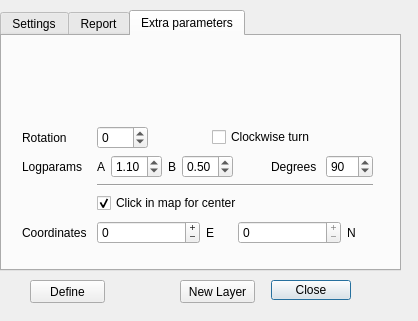
<?xml version="1.0" encoding="UTF-8"?>
<ui version="4.0">
 <class>ArraymakerDialogBase</class>
 <widget class="QDialog" name="ArraymakerDialogBase">
  <property name="geometry">
   <rect>
    <x>0</x>
    <y>0</y>
    <width>418</width>
    <height>321</height>
   </rect>
  </property>
  <property name="windowTitle">
   <string>Arraymaker</string>
  </property>
  <widget class="QDialogButtonBox" name="button_box">
   <property name="geometry">
    <rect>
     <x>10</x>
     <y>280</y>
     <width>341</width>
     <height>20</height>
    </rect>
   </property>
   <property name="orientation">
    <enum>Qt::Horizontal</enum>
   </property>
   <property name="standardButtons">
    <set>QDialogButtonBox::Close</set>
   </property>
   <property name="centerButtons">
    <bool>false</bool>
   </property>
  </widget>
  <widget class="QPushButton" name="PBDefine">
   <property name="geometry">
    <rect>
     <x>30</x>
     <y>280</y>
     <width>75</width>
     <height>23</height>
    </rect>
   </property>
   <property name="text">
    <string>Define</string>
   </property>
  </widget>
  <widget class="QPushButton" name="PBNewLayer">
   <property name="geometry">
    <rect>
     <x>180</x>
     <y>280</y>
     <width>75</width>
     <height>23</height>
    </rect>
   </property>
   <property name="text">
    <string>New Layer</string>
   </property>
  </widget>
  <widget class="QTabWidget" name="tabWidget">
   <property name="geometry">
    <rect>
     <x>0</x>
     <y>10</y>
     <width>401</width>
     <height>261</height>
    </rect>
   </property>
   <property name="currentIndex">
    <number>2</number>
   </property>
   <widget class="QWidget" name="tabSettings">
    <attribute name="title">
     <string>Settings</string>
    </attribute>
    <widget class="QWidget" name="formLayoutWidget">
     <property name="geometry">
      <rect>
       <x>10</x>
       <y>10</y>
       <width>321</width>
       <height>181</height>
      </rect>
     </property>
     <layout class="QFormLayout" name="formLayout">
      <item row="0" column="0">
       <widget class="QLabel" name="label">
        <property name="text">
         <string>Work layer</string>
        </property>
       </widget>
      </item>
      <item row="0" column="1">
       <widget class="QgsMapLayerComboBox" name="MLWork"/>
      </item>
      <item row="1" column="0">
       <widget class="QLabel" name="label_3">
        <property name="text">
         <string>Value layer</string>
        </property>
       </widget>
      </item>
      <item row="1" column="1">
       <widget class="QgsMapLayerComboBox" name="MLValue">
        <property name="allowEmptyLayer">
         <bool>true</bool>
        </property>
       </widget>
      </item>
      <item row="2" column="0">
       <widget class="QLabel" name="label_4">
        <property name="text">
         <string>Radius</string>
        </property>
       </widget>
      </item>
      <item row="2" column="1">
       <widget class="QSpinBox" name="SBRadius">
        <property name="maximum">
         <number>99999</number>
        </property>
        <property name="value">
         <number>100</number>
        </property>
       </widget>
      </item>
      <item row="3" column="0">
       <widget class="QLabel" name="label_2">
        <property name="text">
         <string>Number of points:</string>
        </property>
       </widget>
      </item>
      <item row="3" column="1">
       <widget class="QSpinBox" name="SBNpoints">
        <property name="maximum">
         <number>999</number>
        </property>
        <property name="value">
         <number>1</number>
        </property>
       </widget>
      </item>
      <item row="4" column="0">
       <widget class="QLabel" name="label_5">
        <property name="text">
         <string>Version</string>
        </property>
       </widget>
      </item>
      <item row="4" column="1">
       <widget class="QSpinBox" name="SBVersion">
        <property name="maximum">
         <number>99999</number>
        </property>
       </widget>
      </item>
      <item row="5" column="0">
       <widget class="QLabel" name="label_6">
        <property name="text">
         <string>Name Base</string>
        </property>
       </widget>
      </item>
      <item row="5" column="1">
       <widget class="QLineEdit" name="LENameBase"/>
      </item>
     </layout>
    </widget>
    <widget class="QWidget" name="horizontalLayoutWidget">
     <property name="geometry">
      <rect>
       <x>10</x>
       <y>200</y>
       <width>381</width>
       <height>31</height>
      </rect>
     </property>
     <layout class="QHBoxLayout" name="horizontalLayout">
      <item>
       <widget class="QRadioButton" name="RBline">
        <property name="text">
         <string>Lines</string>
        </property>
        <attribute name="buttonGroup">
         <string notr="true">buttonGroup</string>
        </attribute>
       </widget>
      </item>
      <item>
       <widget class="QRadioButton" name="RBpoint">
        <property name="text">
         <string>Points</string>
        </property>
        <property name="checked">
         <bool>true</bool>
        </property>
        <attribute name="buttonGroup">
         <string notr="true">buttonGroup</string>
        </attribute>
       </widget>
      </item>
      <item>
       <widget class="QRadioButton" name="RBspiralLog">
        <property name="text">
         <string>Log spiral</string>
        </property>
        <attribute name="buttonGroup">
         <string notr="true">buttonGroup</string>
        </attribute>
       </widget>
      </item>
      <item>
       <widget class="QRadioButton" name="RBspiral">
        <property name="text">
         <string>Spiral</string>
        </property>
        <attribute name="buttonGroup">
         <string notr="true">buttonGroup</string>
        </attribute>
       </widget>
      </item>
      <item>
       <widget class="QRadioButton" name="RBcircle">
        <property name="text">
         <string>Circlearc</string>
        </property>
        <attribute name="buttonGroup">
         <string notr="true">buttonGroup</string>
        </attribute>
       </widget>
      </item>
     </layout>
    </widget>
   </widget>
   <widget class="QWidget" name="tabReport">
    <attribute name="title">
     <string>Report</string>
    </attribute>
    <widget class="QTextEdit" name="TEReport">
     <property name="geometry">
      <rect>
       <x>0</x>
       <y>0</y>
       <width>391</width>
       <height>231</height>
      </rect>
     </property>
     <property name="readOnly">
      <bool>true</bool>
     </property>
     <property name="textInteractionFlags">
      <set>Qt::TextSelectableByKeyboard|Qt::TextSelectableByMouse</set>
     </property>
    </widget>
   </widget>
   <widget class="QWidget" name="tabParameters">
    <attribute name="title">
     <string>Extra parameters</string>
    </attribute>
    <widget class="QWidget" name="gridLayoutWidget">
     <property name="geometry">
      <rect>
       <x>20</x>
       <y>90</y>
       <width>351</width>
       <height>121</height>
      </rect>
     </property>
     <layout class="QGridLayout" name="gridLayout" columnstretch="1,4">
      <item row="3" column="1">
       <widget class="QCheckBox" name="CBClickForCenter">
        <property name="text">
         <string>Click in map for center</string>
        </property>
        <property name="checked">
         <bool>true</bool>
        </property>
       </widget>
      </item>
      <item row="4" column="1">
       <layout class="QHBoxLayout" name="horizontalLayout_2" stretch="4,1,4,1">
        <item>
         <widget class="QSpinBox" name="SBEast">
          <property name="buttonSymbols">
           <enum>QAbstractSpinBox::PlusMinus</enum>
          </property>
          <property name="minimum">
           <number>-10000000</number>
          </property>
          <property name="maximum">
           <number>10000000</number>
          </property>
         </widget>
        </item>
        <item>
         <widget class="QLabel" name="label_9">
          <property name="text">
           <string>E</string>
          </property>
         </widget>
        </item>
        <item>
         <widget class="QSpinBox" name="SBNorth">
          <property name="buttonSymbols">
           <enum>QAbstractSpinBox::PlusMinus</enum>
          </property>
          <property name="suffix">
           <string/>
          </property>
          <property name="minimum">
           <number>0</number>
          </property>
          <property name="maximum">
           <number>0</number>
          </property>
         </widget>
        </item>
        <item>
         <widget class="QLabel" name="label_10">
          <property name="text">
           <string>N</string>
          </property>
         </widget>
        </item>
       </layout>
      </item>
      <item row="4" column="0">
       <widget class="QLabel" name="label_8">
        <property name="text">
         <string>Coordinates</string>
        </property>
       </widget>
      </item>
      <item row="1" column="0">
       <widget class="QLabel" name="label_11">
        <property name="text">
         <string>Logparams</string>
        </property>
       </widget>
      </item>
      <item row="0" column="1">
       <layout class="QHBoxLayout" name="horizontalLayout_3">
        <item>
         <widget class="QSpinBox" name="SBRotation">
          <property name="sizePolicy">
           <sizepolicy hsizetype="Fixed" vsizetype="Fixed">
            <horstretch>0</horstretch>
            <verstretch>0</verstretch>
           </sizepolicy>
          </property>
          <property name="minimum">
           <number>-180</number>
          </property>
          <property name="maximum">
           <number>360</number>
          </property>
         </widget>
        </item>
        <item>
         <spacer name="horizontalSpacer_2">
          <property name="orientation">
           <enum>Qt::Horizontal</enum>
          </property>
          <property name="sizeHint" stdset="0">
           <size>
            <width>40</width>
            <height>20</height>
           </size>
          </property>
         </spacer>
        </item>
        <item>
         <widget class="QCheckBox" name="CBccw">
          <property name="text">
           <string>Clockwise turn</string>
          </property>
         </widget>
        </item>
        <item>
         <spacer name="horizontalSpacer">
          <property name="orientation">
           <enum>Qt::Horizontal</enum>
          </property>
          <property name="sizeHint" stdset="0">
           <size>
            <width>40</width>
            <height>20</height>
           </size>
          </property>
         </spacer>
        </item>
       </layout>
      </item>
      <item row="0" column="0">
       <widget class="QLabel" name="label_7">
        <property name="text">
         <string>Rotation</string>
        </property>
       </widget>
      </item>
      <item row="1" column="1">
       <layout class="QHBoxLayout" name="horizontalLayout_4">
        <item>
         <widget class="QLabel" name="label_12">
          <property name="text">
           <string>A</string>
          </property>
         </widget>
        </item>
        <item>
         <widget class="QDoubleSpinBox" name="SBaVal">
          <property name="maximum">
           <double>2.000000000000000</double>
          </property>
          <property name="value">
           <double>1.100000000000000</double>
          </property>
         </widget>
        </item>
        <item>
         <widget class="QLabel" name="label_13">
          <property name="text">
           <string>B</string>
          </property>
         </widget>
        </item>
        <item>
         <widget class="QDoubleSpinBox" name="SBbVal">
          <property name="maximum">
           <double>2.000000000000000</double>
          </property>
          <property name="value">
           <double>0.500000000000000</double>
          </property>
         </widget>
        </item>
        <item>
         <spacer name="horizontalSpacer_3">
          <property name="orientation">
           <enum>Qt::Horizontal</enum>
          </property>
          <property name="sizeHint" stdset="0">
           <size>
            <width>40</width>
            <height>20</height>
           </size>
          </property>
         </spacer>
        </item>
        <item>
         <widget class="QLabel" name="label_14">
          <property name="text">
           <string>Degrees </string>
          </property>
         </widget>
        </item>
        <item>
         <widget class="QSpinBox" name="SBdegrees">
          <property name="sizePolicy">
           <sizepolicy hsizetype="Fixed" vsizetype="Fixed">
            <horstretch>0</horstretch>
            <verstretch>0</verstretch>
           </sizepolicy>
          </property>
          <property name="minimum">
           <number>0</number>
          </property>
          <property name="maximum">
           <number>180</number>
          </property>
          <property name="value">
           <number>90</number>
          </property>
         </widget>
        </item>
       </layout>
      </item>
      <item row="2" column="1">
       <widget class="Line" name="line">
        <property name="orientation">
         <enum>Qt::Horizontal</enum>
        </property>
       </widget>
      </item>
     </layout>
    </widget>
   </widget>
  </widget>
 </widget>
 <customwidgets>
  <customwidget>
   <class>QgsMapLayerComboBox</class>
   <extends>QComboBox</extends>
   <header>qgsmaplayercombobox.h</header>
  </customwidget>
 </customwidgets>
 <tabstops>
  <tabstop>tabWidget</tabstop>
  <tabstop>MLWork</tabstop>
  <tabstop>MLValue</tabstop>
  <tabstop>SBRadius</tabstop>
  <tabstop>SBNpoints</tabstop>
  <tabstop>SBVersion</tabstop>
  <tabstop>LENameBase</tabstop>
  <tabstop>PBDefine</tabstop>
  <tabstop>PBNewLayer</tabstop>
  <tabstop>TEReport</tabstop>
 </tabstops>
 <resources/>
 <connections>
  <connection>
   <sender>button_box</sender>
   <signal>accepted()</signal>
   <receiver>ArraymakerDialogBase</receiver>
   <slot>accept()</slot>
   <hints>
    <hint type="sourcelabel">
     <x>20</x>
     <y>20</y>
    </hint>
    <hint type="destinationlabel">
     <x>20</x>
     <y>20</y>
    </hint>
   </hints>
  </connection>
  <connection>
   <sender>button_box</sender>
   <signal>rejected()</signal>
   <receiver>ArraymakerDialogBase</receiver>
   <slot>reject()</slot>
   <hints>
    <hint type="sourcelabel">
     <x>20</x>
     <y>20</y>
    </hint>
    <hint type="destinationlabel">
     <x>20</x>
     <y>20</y>
    </hint>
   </hints>
  </connection>
 </connections>
 <buttongroups>
  <buttongroup name="buttonGroup"/>
 </buttongroups>
</ui>
